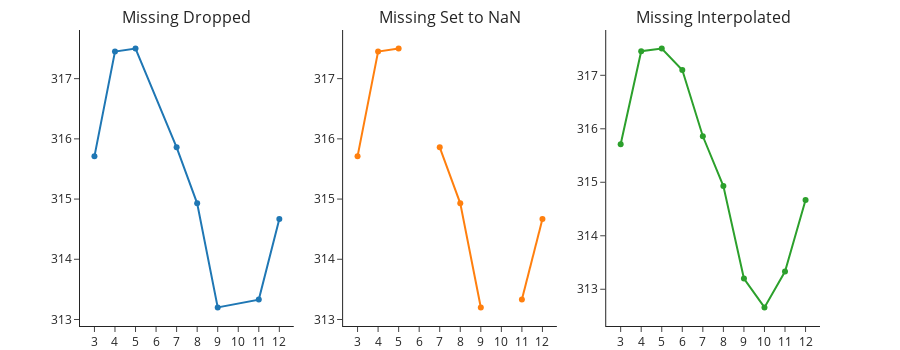

This figure's notebook cell:
### Code cell
# Don't worry about understanding this code for now, just look at the plots
from plotly.subplots import make_subplots
import plotly.graph_objects as go

fig = make_subplots(rows=1, cols=3,
    subplot_titles=("Missing Dropped",
                    "Missing Set to NaN", "Missing Interpolated"))

co2_small = (co2[co2['Avg'] > 0])[:8]

fig.add_trace(
    go.Scatter(x=co2_small['Mo'], y=co2_small['Avg'],
               mode='lines+markers'),
    row=1, col=1)

co2_na = (co2.replace(-99.99, np.nan))[:10]

fig.add_trace(
    go.Scatter(x=co2_na['Mo'], y=co2_na['Avg'], mode='lines+markers'),
    row=1, col=2)

fig.add_trace(
    go.Scatter(x=co2_na['Mo'], y=co2_na['Int'], mode='lines+markers'),
    row=1, col=3)

fig.update_xaxes(tickvals = np.arange(3, 13, 1), row=1, col=1)
fig.update_xaxes(tickvals = np.arange(3, 13, 1), row=1, col=2)
fig.update_xaxes(tickvals = np.arange(3, 13, 1), row=1, col=3)

fig.update_layout(height=350, margin=dict(t=30, b=0), showlegend=False)

fig.show()

### Figure 1 — Plotly figure (JSON) as saved in the notebook; plotly's stock layout.template omitted (floating-point values rounded to 4 significant figures)
{"data": [{"mode": "lines+markers", "type": "scatter", "x": [3, 4, 5, 7, 8, 9, 11, 12], "xaxis": "x", "y": [315.7, 317.4, 317.5, 315.9, 314.9, 313.2, 313.3, 314.7], "yaxis": "y"}, {"mode": "lines+markers", "type": "scatter", "x": [3, 4, 5, 6, 7, 8, 9, 10, 11, 12], "xaxis": "x2", "y": [315.7, 317.4, 317.5, NaN, 315.9, 314.9, 313.2, NaN, 313.3, 314.7], "yaxis": "y2"}, {"mode": "lines+markers", "type": "scatter", "x": [3, 4, 5, 6, 7, 8, 9, 10, 11, 12], "xaxis": "x3", "y": [315.7, 317.4, 317.5, 317.1, 315.9, 314.9, 313.2, 312.7, 313.3, 314.7], "yaxis": "y3"}], "layout": {"annotations": [{"font": {"size": 16}, "showarrow": false, "text": "Missing Dropped", "x": 0.1444, "xanchor": "center", "xref": "paper", "y": 1, "yanchor": "bottom", "yref": "paper"}, {"font": {"size": 16}, "showarrow": false, "text": "Missing Set to NaN", "x": 0.5, "xanchor": "center", "xref": "paper", "y": 1, "yanchor": "bottom", "yref": "paper"}, {"font": {"size": 16}, "showarrow": false, "text": "Missing Interpolated", "x": 0.8556, "xanchor": "center", "xref": "paper", "y": 1, "yanchor": "bottom", "yref": "paper"}], "height": 350, "margin": {"b": 0, "t": 30}, "showlegend": false, "xaxis": {"anchor": "y", "domain": [0, 0.2889], "tickvals": [3, 4, 5, 6, 7, 8, 9, 10, 11, 12]}, "xaxis2": {"anchor": "y2", "domain": [0.3556, 0.6444], "tickvals": [3, 4, 5, 6, 7, 8, 9, 10, 11, 12]}, "xaxis3": {"anchor": "y3", "domain": [0.7111, 1], "tickvals": [3, 4, 5, 6, 7, 8, 9, 10, 11, 12]}, "yaxis": {"anchor": "x", "domain": [0, 1]}, "yaxis2": {"anchor": "x2", "domain": [0, 1]}, "yaxis3": {"anchor": "x3", "domain": [0, 1]}}}
